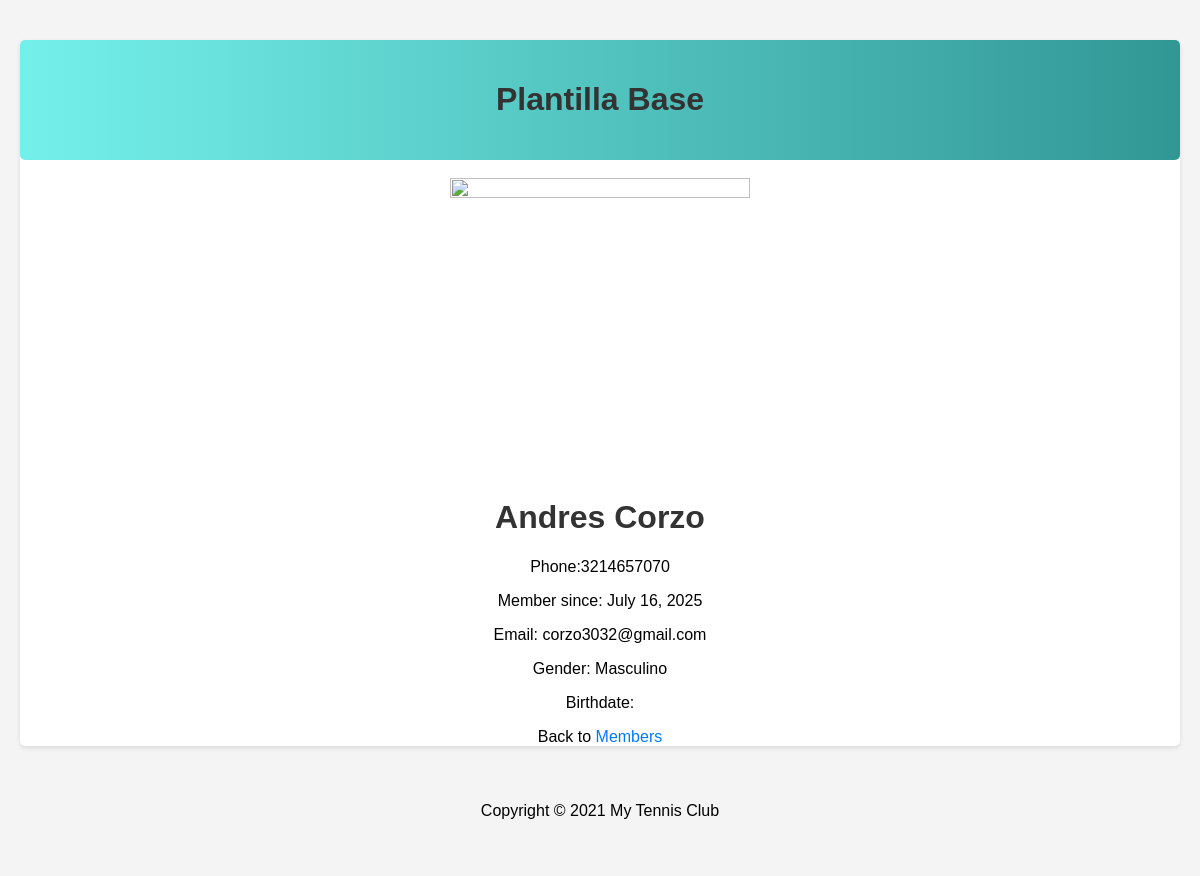
/members/details/5, run on the app's committed database.
### members/models.py (models this page shows, shortened)
class Member(models.Model):
    firstname = models.CharField(max_length=255)
    lastname = models.CharField(max_length=255)
    phone = models.IntegerField(null=True)
    joined_date = models.DateField(null=True)
    gender = models.CharField(max_length=255, null=True)
    birth_date = models.DateField(null=True)
    email = models.EmailField(max_length=255, null=True)

### members/views.py (the view)
# urls.py: path('members/details/<int:id>', views.details, name='details'),
def details(request, id):
    mymember = Member.objects.get(id=id)
    template = loader.get_template('details.html')
    context = {
        'mymember': mymember,
    }
    return HttpResponse(template.render(context, request))

### members/templates/details.html (shortened to what this page needs)
        {% extends "master.html" %}
        {% block content %}
        <h1>{{ mymember.firstname }} {{ mymember.lastname }}</h1>
        <p>Phone:{{ mymember.phone }}</p>
        <p>Member since: {{ mymember.joined_date }}</p>
        <p>Email: {{ mymember.email }}</p>
        <p>Gender: {{ mymember.gender }}</p>
        <p>Birthdate: {{ mymember.birthdate }}</p>
        <p>Back to <a href="/members">Members</a></p>
        {% endblock %}

### members/templates/master.html (style rules this page uses)
body { font-family: Arial, sans-serif; background-color: #f4f4f4; margin: 0; padding: 20px; }
h1 { color: #333; text-align: center; }
a { text-decoration: none; color: #007BFF; }

### data on the page
Member: firstname "Andres", lastname "Corzo", phone "3214657070", joined_date "July 16, 2025", email "corzo3032@gmail.com", gender "Masculino"
